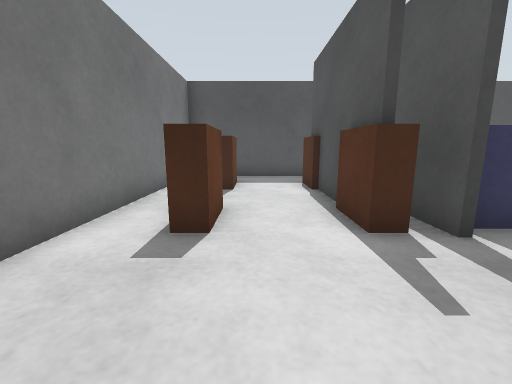
view 1 (above)

16 first-person views from a walk through a world built for the Gazebo simulator. The camera is 0.64 m above the floor, tilts 10° down and sees 90° across. The floor is counted in squares, 0.5 m on a side. Each view is taken from the middle of a square. On the plan, view 1 faces up. The plan holds only what a view shows up to about 12 squares ahead; the rest is blank.

view 2
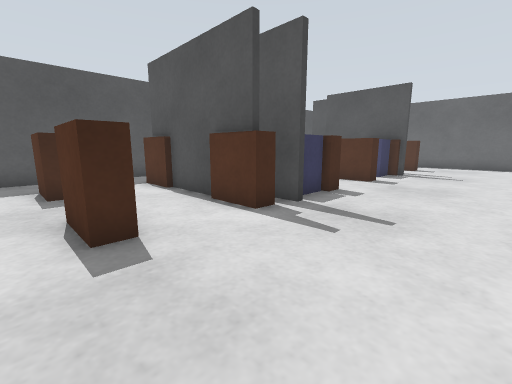

view 3
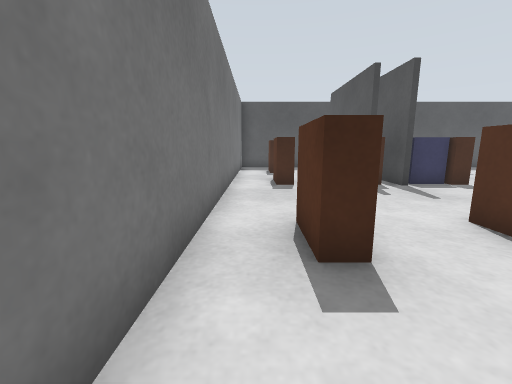

view 4
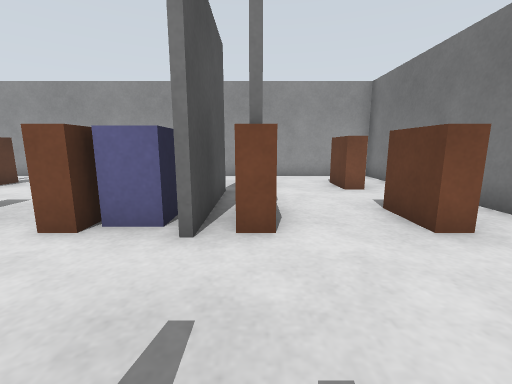

view 5
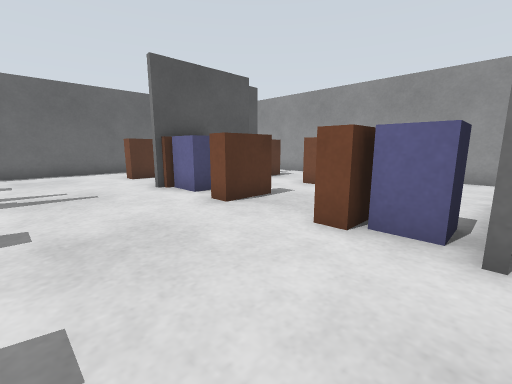

view 6
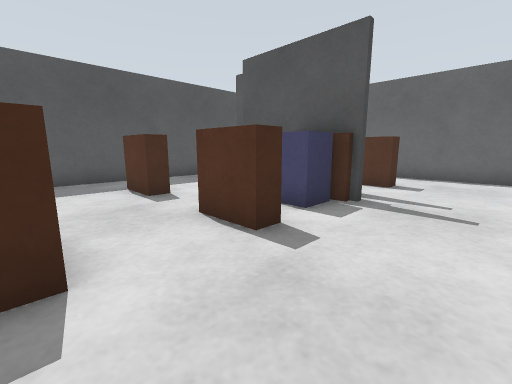

view 7
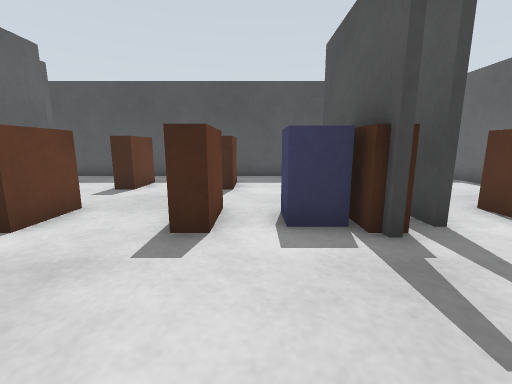

view 8
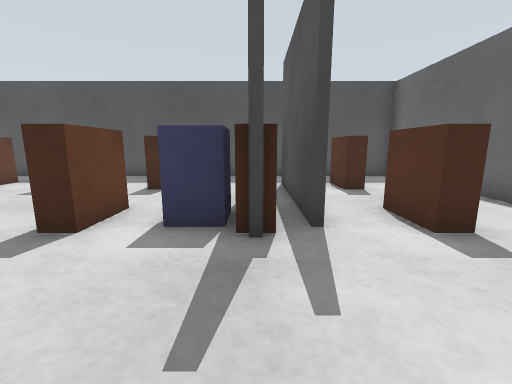

view 9
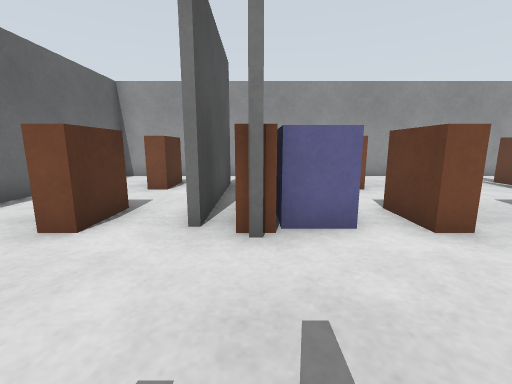

view 10
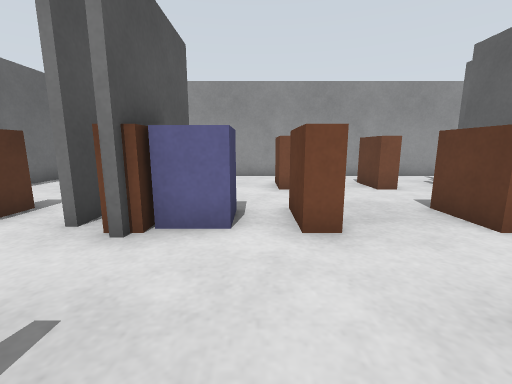

view 11
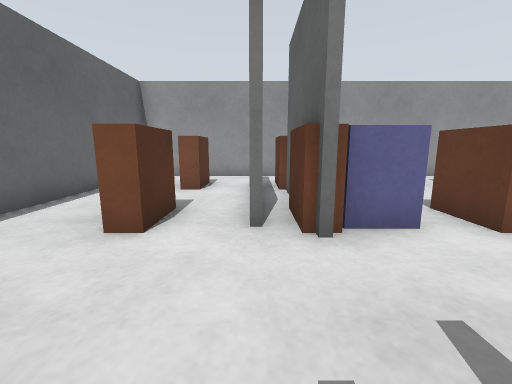

view 12
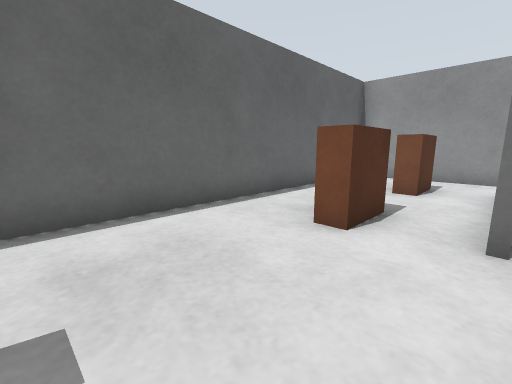

view 13
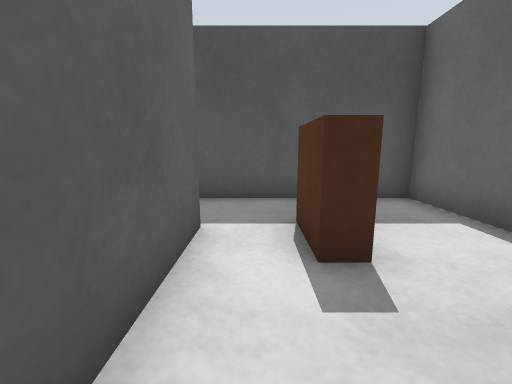

view 14
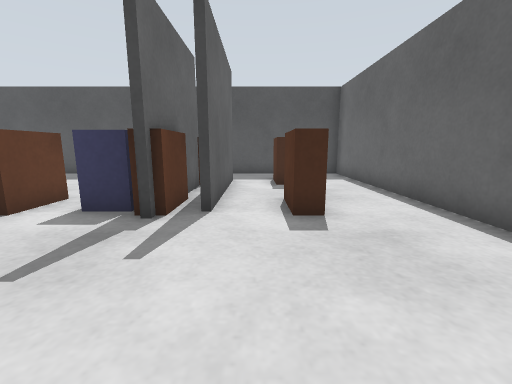

view 15
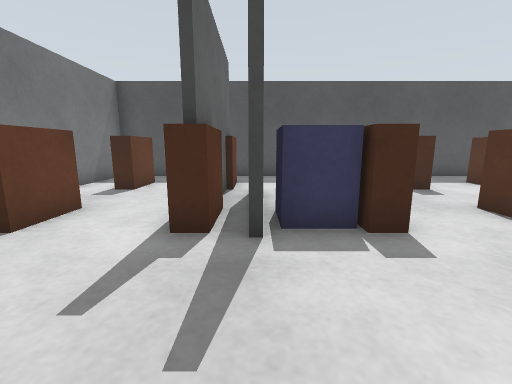

view 16
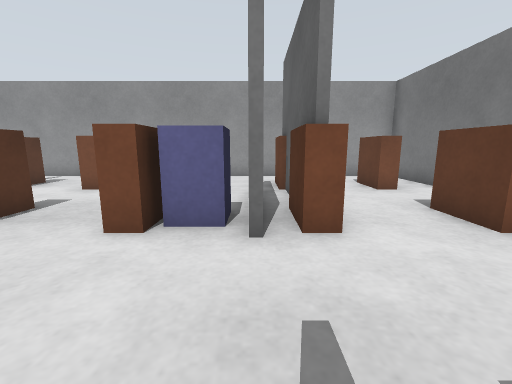

### Floor plan
Ten units are one square. View 1 is at (0, 0); x grows to the right and y downward. Boxes are objects, and circles mark ways between rooms. Rooms are numbered by the first view taken in them; rooms with no view inside come last. Other rooms are left out.
<svg viewBox="-34 -119 208 208">
<path fill="none" stroke="#000" d="M29 -34 29 -58M19 -44 19 -85M29 45 29 5M35 -114 -29 -114 -29 84 35 84M109 -54 109 -75M119 -39 119 -90M21 14 21 54M31 30 31 45M31 -75 31 -60M109 45 109 24M21 -84 21 -44M119 60 119 9M124 -114 35 -114M35 84 124 84M111 24 111 45M111 -75 111 -54M121 -90 121 -40M124 84 169 84 169 -114 124 -114"/>
<rect x="-15" y="45" width="10" height="20" fill="#bbb"><title>brown box</title></rect>
<rect x="-15" y="5" width="10" height="20" fill="#bbb"><title>brown box</title></rect>
<rect x="-15" y="-55" width="10" height="20" fill="#bbb"><title>brown box</title></rect>
<rect x="-15" y="-95" width="10" height="20" fill="#bbb"><title>brown box</title></rect>
<rect x="15" y="55" width="10" height="10" fill="#bbb"><title>brown box</title></rect>
<rect x="15" y="5" width="10" height="10" fill="#bbb"><title>brown box</title></rect>
<rect x="15" y="-45" width="10" height="10" fill="#bbb"><title>brown box</title></rect>
<rect x="15" y="-95" width="10" height="10" fill="#bbb"><title>brown box</title></rect>
<rect x="35" y="5" width="10" height="20" fill="#bbb"><title>blue box</title></rect>
<rect x="35" y="-55" width="10" height="20" fill="#bbb"><title>blue box</title></rect>
<rect x="45" y="45" width="10" height="20" fill="#bbb"><title>brown box</title></rect>
<rect x="45" y="5" width="10" height="20" fill="#bbb"><title>brown box</title></rect>
<rect x="45" y="-55" width="10" height="20" fill="#bbb"><title>brown box</title></rect>
<rect x="45" y="-95" width="10" height="20" fill="#bbb"><title>brown box</title></rect>
<rect x="75" y="45" width="10" height="20" fill="#bbb"><title>brown box</title></rect>
<rect x="75" y="5" width="10" height="20" fill="#bbb"><title>brown box</title></rect>
<rect x="75" y="-55" width="10" height="20" fill="#bbb"><title>brown box</title></rect>
<rect x="75" y="-95" width="10" height="20" fill="#bbb"><title>brown box</title></rect>
<rect x="95" y="5" width="10" height="20" fill="#bbb"><title>blue box</title></rect>
<rect x="95" y="-55" width="10" height="20" fill="#bbb"><title>blue box</title></rect>
<rect x="105" y="45" width="10" height="20" fill="#bbb"><title>brown box</title></rect>
<rect x="105" y="5" width="10" height="20" fill="#bbb"><title>brown box</title></rect>
<rect x="105" y="-55" width="10" height="20" fill="#bbb"><title>brown box</title></rect>
<rect x="105" y="-95" width="10" height="20" fill="#bbb"><title>brown box</title></rect>
<rect x="135" y="45" width="10" height="20" fill="#bbb"><title>brown box</title></rect>
<rect x="135" y="5" width="10" height="20" fill="#bbb"><title>brown box</title></rect>
<rect x="135" y="-55" width="10" height="20" fill="#bbb"><title>brown box</title></rect>
<rect x="135" y="-95" width="10" height="20" fill="#bbb"><title>brown box</title></rect>
<circle cx="23" cy="-100" r="3" fill="#2a7"/>
<circle cx="27" cy="70" r="3" fill="#2a7"/>
<circle cx="30" cy="-15" r="3" fill="#2a7"/>
<circle cx="120" cy="-105" r="3" fill="#2a7"/>
<circle cx="120" cy="-15" r="3" fill="#2a7"/>
<circle cx="120" cy="75" r="3" fill="#2a7"/>
<text x="0" y="-10">1</text>
<text x="70" y="-20">2</text>
<text x="140" y="-20">3</text>
</svg>
Room 1 opens to room 2. Room 2 opens to room 3.

Where each view was taken, in squares from view 1:
view 1: 0 up, 0 right, facing up
view 2: 0 up, 2 left, facing up-right
view 3: 5 down, 2 left, facing up
view 4: 3 up, 2 right, facing down
view 5: 3 up, 3 right, facing down-right
view 6: 1 up, 5 right, facing up-right
view 7: 0 up, 9 right, facing up
view 8: 0 up, 11 right, facing up
view 9: 3 up, 11 right, facing down
view 10: 3 up, 9 right, facing down
view 11: 3 up, 12 right, facing down
view 12: 3 up, 12 right, facing down-right
view 13: 5 up, 13 right, facing up
view 14: 1 down, 13 right, facing up
view 15: 0 up, 3 right, facing up
view 16: 3 up, 3 right, facing down
